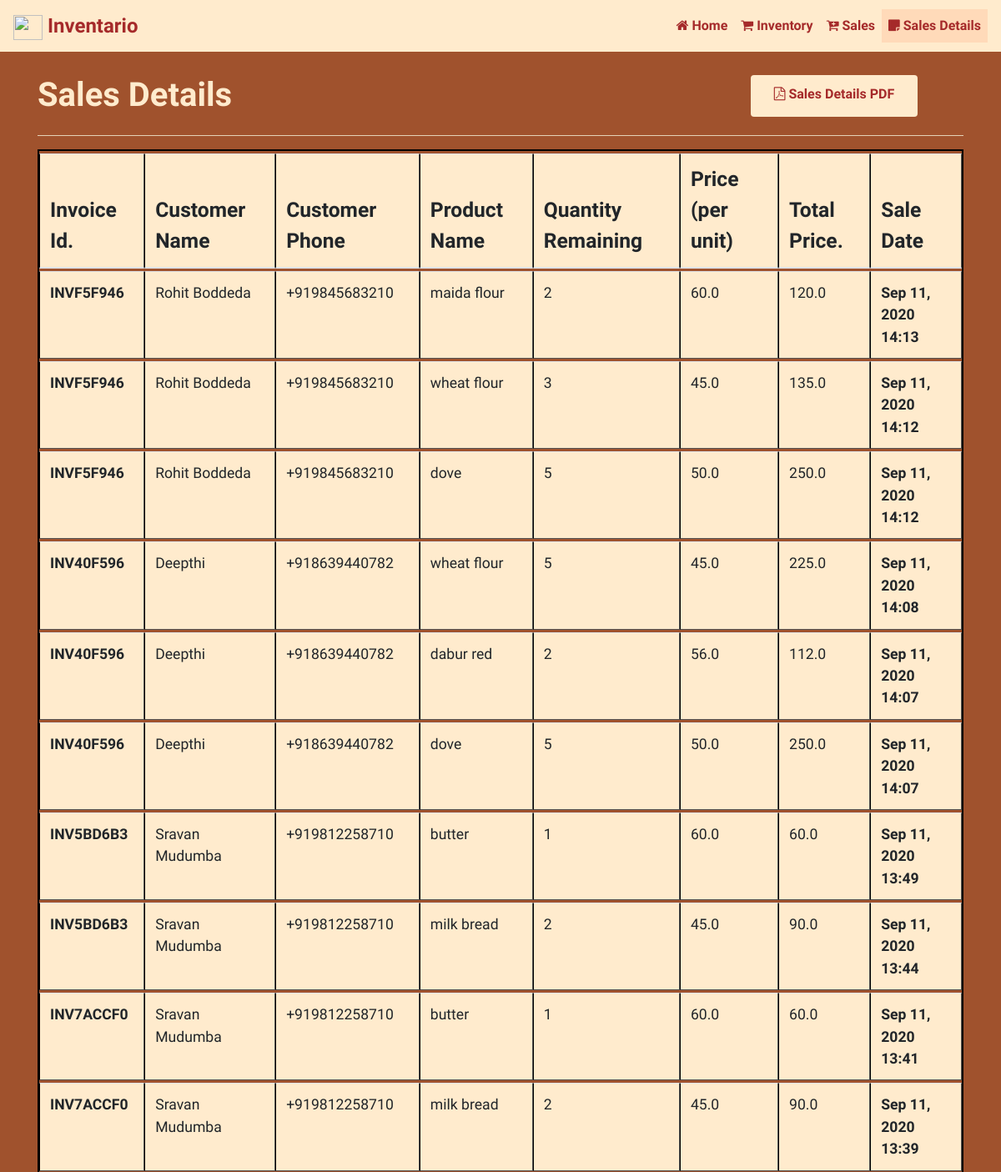
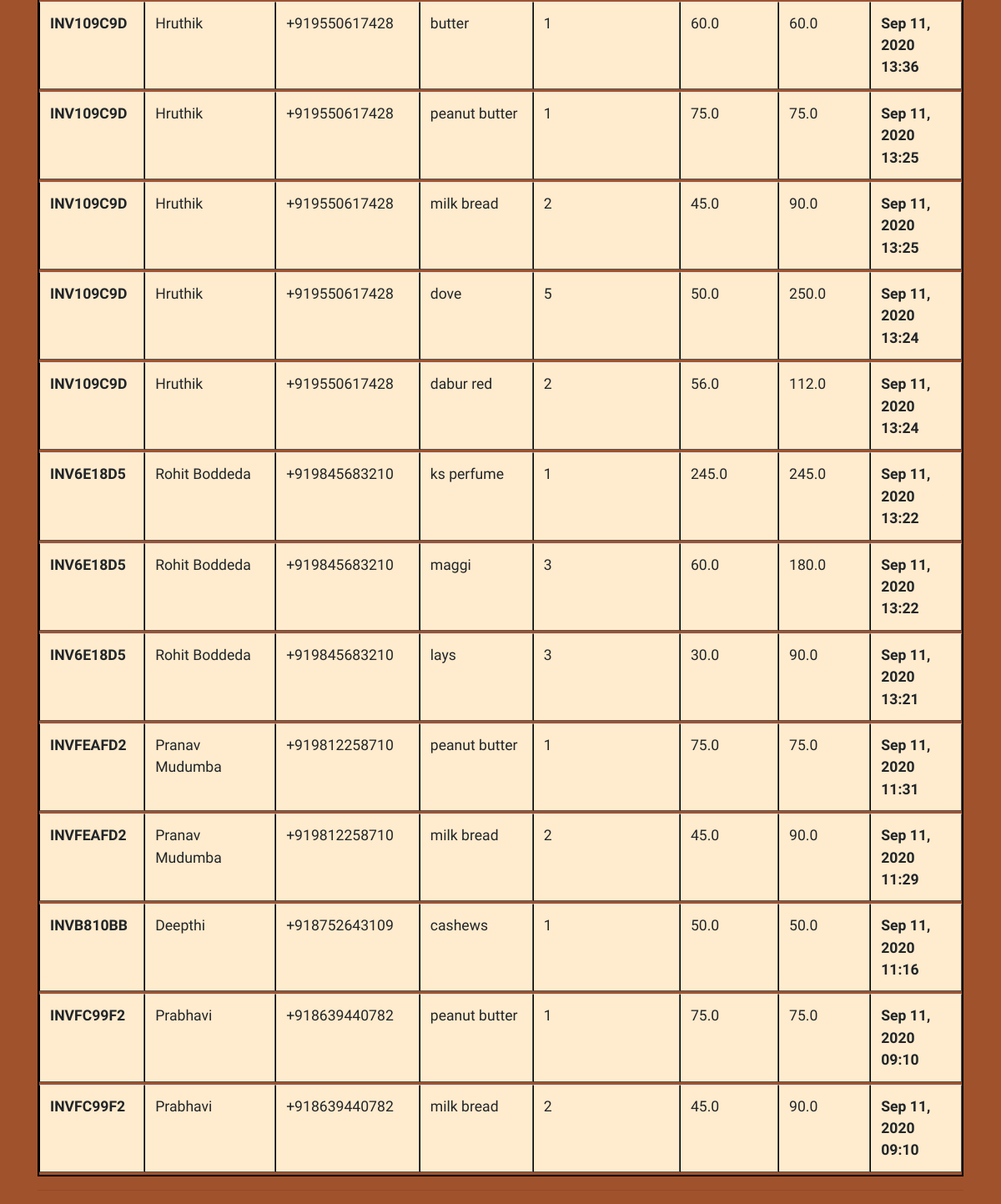
Screenshot of /saledetails/ with the database file from the repository (2 pictures, top to bottom).
### inv_app/models.py (models this page shows, shortened)
class Cust_Sale(models.Model):
    product_name = models.CharField(max_length = 100)
    quantity = models.IntegerField()
    price = models.FloatField(max_length = 10)
    total_price = models.FloatField(max_length = 10)
    invoice_id = models.ForeignKey(Invoice, on_delete = models.CASCADE)
    sale_date = models.DateTimeField(auto_now_add = True)

class Invoice(models.Model):
    invoice_id = models.CharField(primary_key=True, max_length = 10)
    cust_name = models.CharField(max_length = 100)
    cust_phone = PhoneNumberField()

### inv_app/views.py (the view)
# urls.py: path('saledetails/', views.saledetails, name = "saledetails"),
def saledetails(request):
    customer = Cust_Sale.objects.all().order_by('-sale_date')
    return render(request, 'salesdetails.html', {'cust': customer})

### templates/salesdetails.html (shortened to what this page needs)
{% load static %}
<!DOCTYPE html>
<html>
<html lang = 'en'>
    <head>
        <link rel="stylesheet" href="https://maxcdn.bootstrapcdn.com/bootstrap/4.0.0/css/bootstrap.min.css">
        <link rel="stylesheet" href="https://stackpath.bootstrapcdn.com/font-awesome/4.7.0/css/font-awesome.min.css">
        <link rel="stylesheet" href="{% static 'css/styles.css' %}">
        <nav id = "navbar" class="navbar navbar-expand-lg fixed-top">
            <a class="navbar-brand" href="{% url 'index' %}"> <span><img style = "width: 35px; height: 30px;" src="https://encrypted-tbn0.gstatic.com/images?q=tbn%3AANd9GcSwbn1XuFrd1xkRZZikD5BLxJBdW-gt-MhLtA&usqp=CAU"></span> Inventario</a>
            <div class="collapse navbar-collapse" id="navbarSupportedContent">
                <ul class="navbar-nav ml-auto">
                    <li class="nav-item">
                    <a class="nav-link" href="{% url 'index' %}"><span><i class="fa fa-home"></i></span> Home</a>
                    </li>
                    <li class="nav-item">
                    <a class="nav-link" href="{% url 'inventory' %}"><span><i class="fa fa-shopping-cart" ></i></span> Inventory</a>
                    </li>
                    <li class="nav-item">
                        <a class="nav-link" href="{% url 'invoice' %}"><span><i class="fa fa-cart-plus"></i></span> Sales</a>
                    </li>
                    <li class="nav-item">
                        <a class="nav-link active" href="{% url 'saledetails' %}"><span><i class="fa fa-sticky-note"></i></span> Sales Details</a>
                    </li>
                </ul>
            </div>
        </nav>
    </head>
    <body id = "body">
        <div class = "container">
            <div class="row">
                <h1 id = "heading" class = "col-md-9 col-12">Sales Details</h1>
                <div class="col-12 col-md-3"><a target = "_blank" href = "../sales_details" class="btn btn-outline ml-auto"><span><i class="fa fa-file-pdf-o"></i></span>&nbsp;Sales Details PDF</a></div>
            </div>
            <hr style = "background-color: blanchedalmond;">
            <div class="row">
                <div class="table-responsive col-12">
                    <table class="table" border="1">
                        <thead>
                            <th>Invoice Id.</th>
                            <th>Customer Name</th>
                            <th>Customer Phone</th>
                            <th>Product Name</th>
                            <th>Quantity Remaining</th>
                            <th>Price (per unit)</th>
                            <th>Total Price.</th>
                            <th>Sale Date</th>
                        </thead>
                        {% for c in cust %}
                            <tbody>
                                <td id = "serial">{{ c.invoice_id.invoice_id }}</td>
                                <td>{{ c.invoice_id.cust_name }}</td>
                                <td>{{ c.invoice_id.cust_phone }}</td>
                                <td>{{ c.product_name }}</td>
                                <td>{{ c.quantity }}</td>
                                <td>{{ c.price }}</td>
                                <td>{{ c.total_price }}</td>
                                <td id = "serial">{{ c.sale_date|date:'M d, Y H:i' }}</td>
                            </tbody>
                        {% endfor %}
                    </table>
                    <hr>
                </div>
            </div>
        </div>
    </body>
</html>

### staticfiles/css/styles.css (style rules this page uses)
#heading { margin-top: 30px; padding-top: 10px; }

### templates/salesdetails.html (style rules this page uses)
#navbar { background-color: blanchedalmond; }
.navbar-brand, .navbar-brand:hover { color: brown; font-weight: bold; font-size: 1.5em; }
.navbar-nav > .nav-item> .nav-link { color: brown; font-weight: bold; }
.active { background-color:peachpuff; }
#body { margin-top: 60px; background-color: #a0522d; font-family: 'Actor'; }
#heading { margin-top: 20px; font-weight: bold; color: blanchedalmond; }
.table { font-size: 1.1em; border: 2px solid #000; border-collapse:separate; border-spacing: 0 3px; }
.table tr th,td { margin: 0; background-color: blanchedalmond; }
.table>thead th { font-weight: bold; font-size: 1.4em; }
#serial { font-weight: bold; }
.btn { background-color: blanchedalmond; color: brown; font-weight: bold; }
.btn-outline { margin: 30px 20px 0px 0px; padding-top: 10px; width: 200px; height: 50px; }

### rows the page displays
Cust_Sale: invoice_id.invoice_id "INVF5F946", invoice_id.cust_name "Rohit Boddeda", invoice_id.cust_phone "+919845683210", product_name "maida flour", quantity "2", price "60.0", total_price "120.0", sale_date "Sep 11, 2020 14:13"
Cust_Sale: invoice_id.invoice_id "INVF5F946", invoice_id.cust_name "Rohit Boddeda", invoice_id.cust_phone "+919845683210", product_name "wheat flour", quantity "3", price "45.0", total_price "135.0", sale_date "Sep 11, 2020 14:12"
Cust_Sale: invoice_id.invoice_id "INVF5F946", invoice_id.cust_name "Rohit Boddeda", invoice_id.cust_phone "+919845683210", product_name "dove", quantity "5", price "50.0", total_price "250.0", sale_date "Sep 11, 2020 14:12"
Cust_Sale: invoice_id.invoice_id "INV40F596", invoice_id.cust_name "Deepthi", invoice_id.cust_phone "+918639440782", product_name "wheat flour", quantity "5", price "45.0", total_price "225.0", sale_date "Sep 11, 2020 14:08"
Cust_Sale: invoice_id.invoice_id "INV40F596", invoice_id.cust_name "Deepthi", invoice_id.cust_phone "+918639440782", product_name "dabur red", quantity "2", price "56.0", total_price "112.0", sale_date "Sep 11, 2020 14:07"
Cust_Sale: invoice_id.invoice_id "INV40F596", invoice_id.cust_name "Deepthi", invoice_id.cust_phone "+918639440782", product_name "dove", quantity "5", price "50.0", total_price "250.0", sale_date "Sep 11, 2020 14:07"
Cust_Sale: invoice_id.invoice_id "INV5BD6B3", invoice_id.cust_name "Sravan Mudumba", invoice_id.cust_phone "+919812258710", product_name "butter", quantity "1", price "60.0", total_price "60.0", sale_date "Sep 11, 2020 13:49"
Cust_Sale: invoice_id.invoice_id "INV5BD6B3", invoice_id.cust_name "Sravan Mudumba", invoice_id.cust_phone "+919812258710", product_name "milk bread", quantity "2", price "45.0", total_price "90.0", sale_date "Sep 11, 2020 13:44"
Cust_Sale: invoice_id.invoice_id "INV7ACCF0", invoice_id.cust_name "Sravan Mudumba", invoice_id.cust_phone "+919812258710", product_name "butter", quantity "1", price "60.0", total_price "60.0", sale_date "Sep 11, 2020 13:41"
Cust_Sale: invoice_id.invoice_id "INV7ACCF0", invoice_id.cust_name "Sravan Mudumba", invoice_id.cust_phone "+919812258710", product_name "milk bread", quantity "2", price "45.0", total_price "90.0", sale_date "Sep 11, 2020 13:39"
Cust_Sale: invoice_id.invoice_id "INV109C9D", invoice_id.cust_name "Hruthik", invoice_id.cust_phone "+919550617428", product_name "butter", quantity "1", price "60.0", total_price "60.0", sale_date "Sep 11, 2020 13:36"
Cust_Sale: invoice_id.invoice_id "INV109C9D", invoice_id.cust_name "Hruthik", invoice_id.cust_phone "+919550617428", product_name "peanut butter", quantity "1", price "75.0", total_price "75.0", sale_date "Sep 11, 2020 13:25"
Cust_Sale: invoice_id.invoice_id "INV109C9D", invoice_id.cust_name "Hruthik", invoice_id.cust_phone "+919550617428", product_name "milk bread", quantity "2", price "45.0", total_price "90.0", sale_date "Sep 11, 2020 13:25"
Cust_Sale: invoice_id.invoice_id "INV109C9D", invoice_id.cust_name "Hruthik", invoice_id.cust_phone "+919550617428", product_name "dove", quantity "5", price "50.0", total_price "250.0", sale_date "Sep 11, 2020 13:24"
Cust_Sale: invoice_id.invoice_id "INV109C9D", invoice_id.cust_name "Hruthik", invoice_id.cust_phone "+919550617428", product_name "dabur red", quantity "2", price "56.0", total_price "112.0", sale_date "Sep 11, 2020 13:24"
Cust_Sale: invoice_id.invoice_id "INV6E18D5", invoice_id.cust_name "Rohit Boddeda", invoice_id.cust_phone "+919845683210", product_name "ks perfume", quantity "1", price "245.0", total_price "245.0", sale_date "Sep 11, 2020 13:22"
Cust_Sale: invoice_id.invoice_id "INV6E18D5", invoice_id.cust_name "Rohit Boddeda", invoice_id.cust_phone "+919845683210", product_name "maggi", quantity "3", price "60.0", total_price "180.0", sale_date "Sep 11, 2020 13:22"
Cust_Sale: invoice_id.invoice_id "INV6E18D5", invoice_id.cust_name "Rohit Boddeda", invoice_id.cust_phone "+919845683210", product_name "lays", quantity "3", price "30.0", total_price "90.0", sale_date "Sep 11, 2020 13:21"
Cust_Sale: invoice_id.invoice_id "INVFEAFD2", invoice_id.cust_name "Pranav Mudumba", invoice_id.cust_phone "+919812258710", product_name "peanut butter", quantity "1", price "75.0", total_price "75.0", sale_date "Sep 11, 2020 11:31"
Cust_Sale: invoice_id.invoice_id "INVFEAFD2", invoice_id.cust_name "Pranav Mudumba", invoice_id.cust_phone "+919812258710", product_name "milk bread", quantity "2", price "45.0", total_price "90.0", sale_date "Sep 11, 2020 11:29"
Cust_Sale: invoice_id.invoice_id "INVB810BB", invoice_id.cust_name "Deepthi", invoice_id.cust_phone "+918752643109", product_name "cashews", quantity "1", price "50.0", total_price "50.0", sale_date "Sep 11, 2020 11:16"
Cust_Sale: invoice_id.invoice_id "INVFC99F2", invoice_id.cust_name "Prabhavi", invoice_id.cust_phone "+918639440782", product_name "peanut butter", quantity "1", price "75.0", total_price "75.0", sale_date "Sep 11, 2020 09:10"
Cust_Sale: invoice_id.invoice_id "INVFC99F2", invoice_id.cust_name "Prabhavi", invoice_id.cust_phone "+918639440782", product_name "milk bread", quantity "2", price "45.0", total_price "90.0", sale_date "Sep 11, 2020 09:10"
